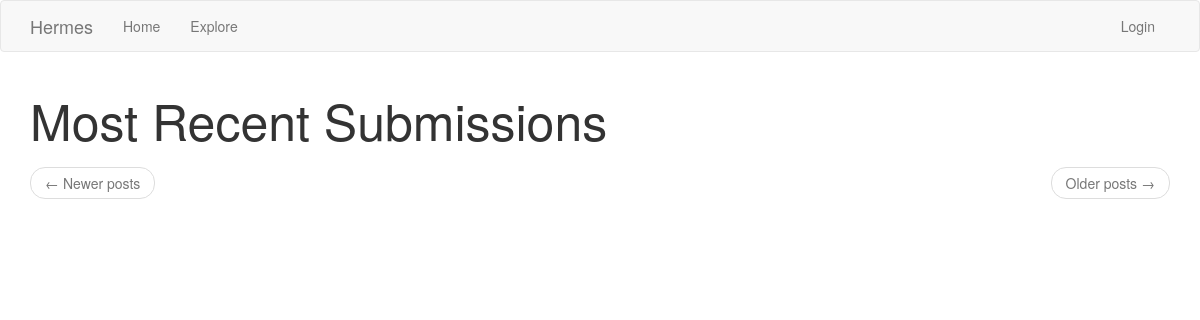
Before: /explore with the older database file.
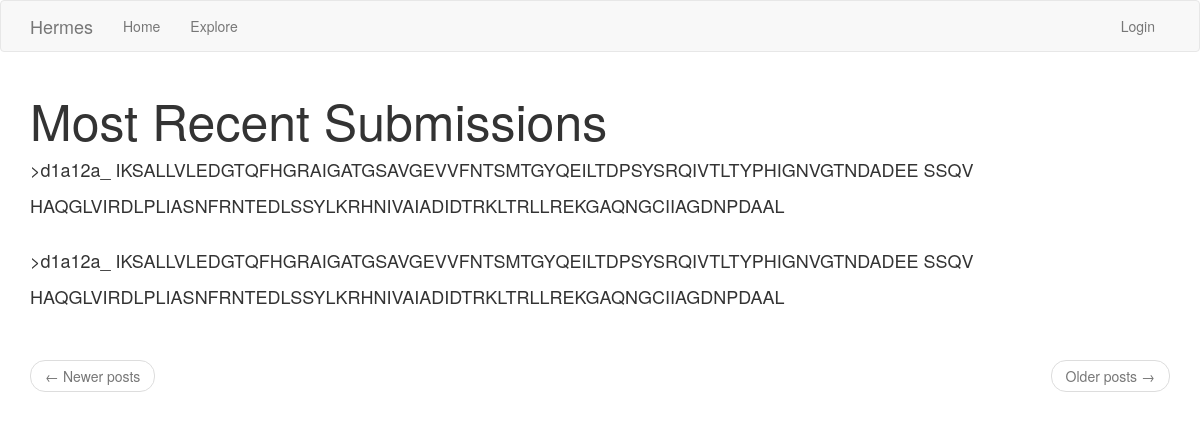
After: the same page with the newer database file.
### app/models.py (models this page shows, shortened)
class Post(db.Model):
    id = db.Column(db.Integer, primary_key=True)
    body = db.Column(db.String(1000))
    timestamp = db.Column(db.DateTime, index=True, default=datetime.utcnow)
    user_id = db.Column(db.Integer, db.ForeignKey('user.id'))

### app/main/routes.py (the view)
@bp.route('/explore')
def explore():
    page = request.args.get('page', 1, type=int)
    posts = Post.query.order_by(Post.timestamp.desc()).paginate(page, current_app.config['POSTS_PER_PAGE'], False)
    next_url = url_for('main.explore', page=posts.next_num) \
        if posts.has_next else None
    prev_url = url_for('main.explore', page=posts.prev_num) \
        if posts.has_prev else None
    return render_template('explore.html', title='Explore', posts=posts.items, next_url=next_url, prev_url=prev_url)

### app/main/routes.py (called while the page is built)
@bp.before_app_request
def before_request():
    if current_user.is_authenticated:
        current_user.last_seen = datetime.utcnow()
        db.session.commit()

### app/templates/explore.html (shortened to what this page needs)
{% extends "base.html" %}
{% import 'bootstrap/wtf.html' as wtf %}
{% block app_content %}
    <h1 style="font-size:50px">Most Recent Submissions</h1>
      {% for post in posts %}
      <div>
          <p style="font-size:18px">{{ post.body[:85] }}</p>
          <p style="font-size:18px">{{ post.body[85:170] }}</p>
          <br>
      </div>
    {% endfor %}
    <nav aria-label="...">
        <ul class="pager">
            <li class="previous{% if not prev_url %} disabled{% endif %}">
                <a href="{{ prev_url or '#' }}">
                    <span aria-hidden="true">&larr;</span> Newer posts
                </a>
            </li>
            <li class="next{% if not next_url %} disabled{% endif %}">
                <a href="{{ next_url or '#' }}">
                    Older posts <span aria-hidden="true">&rarr;</span>
                </a>
            </li>
        </ul>
    </nav>
{% endblock %}

### app/templates/base.html (shortened to what this page needs)
{% extends 'bootstrap/base.html' %}
{% block navbar %}
    <nav class="navbar navbar-default">
        <div class="container">
            <div class="navbar-header">
                <a class="navbar-brand" href="{{ url_for('main.index') }}">Hermes</a>
            </div>
            <div class="collapse navbar-collapse" id="bs-example-navbar-collapse-1">
                <ul class="nav navbar-nav">
                    <li><a href="{{ url_for('main.index') }}">{{ 'Home' }}</a></li>
                    <li><a href="{{ url_for('main.explore') }}">{{ 'Explore' }}</a></li>
                </ul>
                <ul class="nav navbar-nav navbar-right">
                    {% if current_user.is_anonymous %}
                    <li><a href="{{ url_for('auth.login') }}">{{ 'Login' }}</a></li>
                    {% else %}
                    <li><a href="{{ url_for('auth.logout') }}">{{ 'Logout' }}</a></li>
                    {% endif %}
                </ul>
            </div>
        </div>
    </nav>
{% endblock %}
{% block content %}
    <div class="container">
        {% block app_content %}{% endblock %}
    </div>
{% endblock %}

Changed rows visible on the page:
added Post: body ">d1a12a_ IKSALLVLEDGTQFHGRAIGATGSAVGEVVFNTSMTGYQEILTDPSYSRQIVTLTYPHIGNVGTNDADEE SSQV", body "HAQGLVIRDLPLIASNFRNTEDLSSYLKRHNIVAIADIDTRKLTRLLREKGAQNGCIIAGDNPDAAL"
added Post: body ">d1a12a_ IKSALLVLEDGTQFHGRAIGATGSAVGEVVFNTSMTGYQEILTDPSYSRQIVTLTYPHIGNVGTNDADEE SSQV", body "HAQGLVIRDLPLIASNFRNTEDLSSYLKRHNIVAIADIDTRKLTRLLREKGAQNGCIIAGDNPDAAL"
